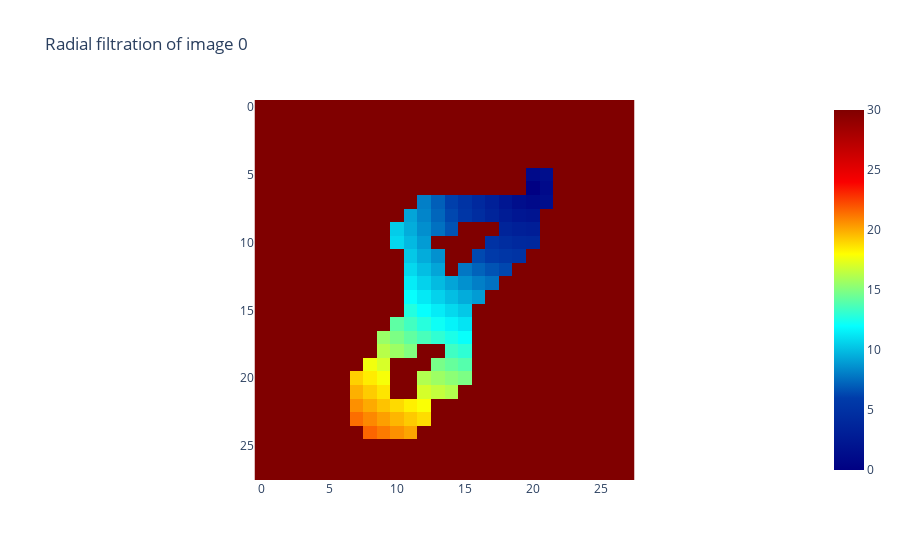

Source (notebook cell):
### Code cell
from gtda.images import RadialFiltration

radial_filtration = RadialFiltration(center=np.array([20, 6]))
im8_filtration = radial_filtration.fit_transform(im8_binarized)

radial_filtration.plot(im8_filtration, colorscale="jet")

### Figure 1 — Plotly figure (JSON) as saved in the notebook; plotly's stock layout.template omitted (floating-point values rounded to 4 significant figures; data arrays with more than 128 entries replaced by an {"elided": "..."} marker saying what was removed)
{"data": [{"colorscale": [[0, "rgb(0,0,131)"], [0.2, "rgb(0,60,170)"], [0.4, "rgb(5,255,255)"], [0.6, "rgb(255,255,0)"], [0.8, "rgb(250,0,0)"], [1, "rgb(128,0,0)"]], "type": "heatmap", "z": {"elided": "28x28 float values"}}], "layout": {"plot_bgcolor": "white", "title": {"text": "Radial filtration of image 0"}, "xaxis": {"constrain": "domain", "scaleanchor": "y"}, "yaxis": {"autorange": "reversed", "constrain": "domain"}}}
